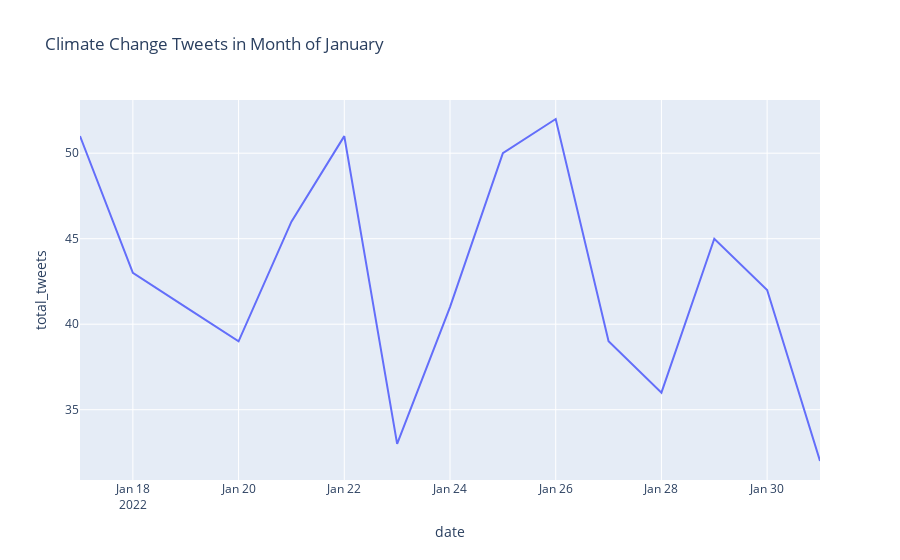

The cell this chart's notebook holds for it:
### Code cell
## to calculate tweets per day, we'll need to group by date, and then find mean. 
pd.DataFrame(tweets.groupby(["date"])["tweet_url"].count())


## Converted graph logic into functions so that its easy to create dynamic dash app later on. 
def get_monthly_tweets(month):
     monthly_condition = tweets["month"] == month
     monthly_tweets = pd.DataFrame(tweets[monthly_condition].groupby(["date"],as_index=False)["tweet_url"].count()).rename(columns={"tweet_url": "total_tweets"})
     return monthly_tweets

monthly_tweets = get_monthly_tweets(1)
monthly_fig = px.line(monthly_tweets, x="date", y="total_tweets", title='Climate Change Tweets in Month of January')
monthly_fig.show()

### Figure 1 — Plotly figure (JSON) as saved in the notebook; plotly's stock layout.template omitted (floating-point values rounded to 4 significant figures)
{"data": [{"hovertemplate": "date=%{x}<br>total_tweets=%{y}<extra></extra>", "legendgroup": "", "line": {"color": "#636efa", "dash": "solid"}, "marker": {"symbol": "circle"}, "mode": "lines", "name": "", "orientation": "v", "showlegend": false, "type": "scatter", "x": ["2022-01-17", "2022-01-18", "2022-01-19", "2022-01-20", "2022-01-21", "2022-01-22", "2022-01-23", "2022-01-24", "2022-01-25", "2022-01-26", "2022-01-27", "2022-01-28", "2022-01-29", "2022-01-30", "2022-01-31"], "xaxis": "x", "y": [51, 43, 41, 39, 46, 51, 33, 41, 50, 52, 39, 36, 45, 42, 32], "yaxis": "y"}], "layout": {"legend": {"tracegroupgap": 0}, "title": {"text": "Climate Change Tweets in Month of January"}, "xaxis": {"anchor": "y", "domain": [0, 1], "title": {"text": "date"}}, "yaxis": {"anchor": "x", "domain": [0, 1], "title": {"text": "total_tweets"}}}}
